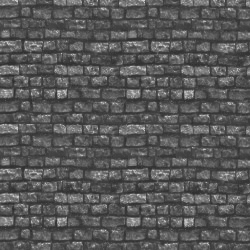
%> input picture createStackedTexture/factorylargerocksplain_metallic.png, 250 x 250 px
$ octave how2use.m   (GNU Octave 9; MATLAB toolbox functions it lacks are replaced by stand-ins)
%> lines starting %> are read from the running program, lines starting %| are printed output that depends on the picture
### createStackedTexture/createStackedTexture.m
function createStackedTexture(fileName, go2R, go2G, go2B, go2A)
%> called with fileName = 'factorylargerocksplain_maskMap.png', go2R = 'factorylargerocksplain_metallic.png', go2G = 'factorylargerocksplain_ao.png', go2A = 'factorylargerocksplain_smoothness.png'
% [6 lines of commented-out code are left out]

%% Reade files or copy if arrays
if isstring(go2R) || ischar(go2R)
    R = imread(go2R);
%> R is the input picture: size 250x250x3 uint8; min 44, max 209, mean 88.8
else
    R = go2R;
end

if isstring(go2G) || ischar(go2G)
    G = imread(go2G);
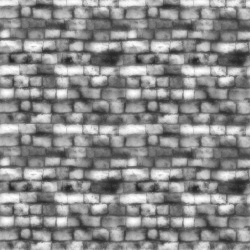
%> input picture createStackedTexture/factorylargerocksplain_ao.png, 250 x 250 px
%> G is the input picture: size 250x250x3 uint8; min 32, max 255, mean 140
else
    R = go2G;
end

if isstring(go2B) || ischar(go2B)
    B = imread(go2B);
else
    B = go2B;
end

if isstring(go2A) || ischar(go2A)
    A = imread(go2A);
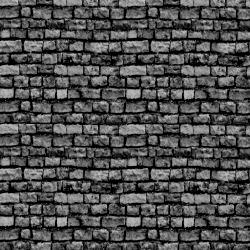
%> input picture createStackedTexture/factorylargerocksplain_smoothness.png, 250 x 250 px
%> A is the input picture: size 250x250x3 uint8; min 0, max 196, mean 79.1
else
    A = go2A;
end


%% Check dimensions
if ~all(size(R) == size(G)) || ~all(size(G) == size(B)) || ~all(size(R) == size(B)) || ~all(size(A) == size(B))
   error('Not all files have the same dimensions.');
end

%% Get new image
textureMap = zeros(size(R, 1), size(R, 1), 3, 'uint8'); %initialise
textureMap(:, :, 1) = R(:, :, 1);
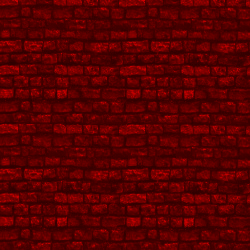
%> textureMap: size 250x250x3 uint8; mean R, G, B 88.8, 0, 0
textureMap(:, :, 2) = G(:, :, 1);
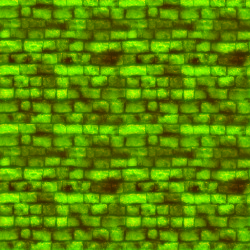
%> textureMap: size 250x250x3 uint8; mean R, G, B 88.8, 140, 0
textureMap(:, :, 3) = B(:, :, 1);

%% Write new image
imwrite(textureMap, fileName, 'png', 'Alpha', A(:, :, 1));
end

### createStackedTexture/how2use.m
% Create a mask map for Unity HDRP without detail mas by copying the metallic,
% ambient occulusion, NO DETAIL MASK and smoothness into one .png file.
createStackedTexture("factorylargerocksplain_maskMap.png", ...
                     "factorylargerocksplain_metallic.png", ...
                     "factorylargerocksplain_ao.png", ...
                     zeros(250, 250, 3, 'uint8'), ... % To leave out just add zeros.
                     "factorylargerocksplain_smoothness.png")
